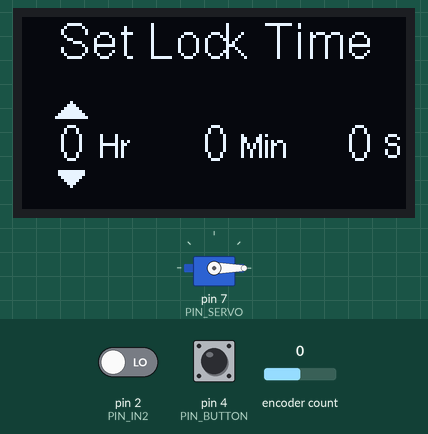
This sketch was run on a simulated Arduino Uno, built with avr-gcc and run on an emulated ATmega328P. On the bench: servo, 128×64 one-colour display. Inputs (shaded band) come from the test bench; at power-on: encoder count 0, pin 4 (PIN_BUTTON) HIGH, pin 2 (PIN_IN2) LOW. Random numbers use the default seed unless the sketch sets one.

Above: at 5.3 s.
5.4 s: encoder count set to 1
At 7.3 s:
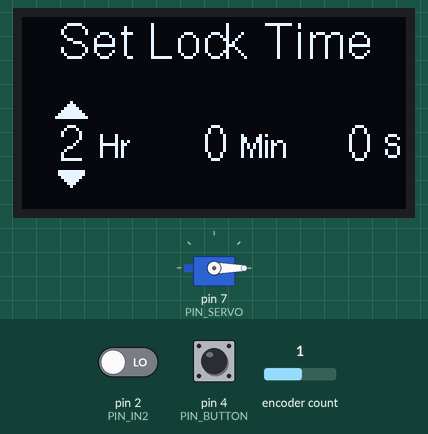
7.6 s: pin 4 (PIN_BUTTON) pulled LOW for 1 s
At 10.2 s:
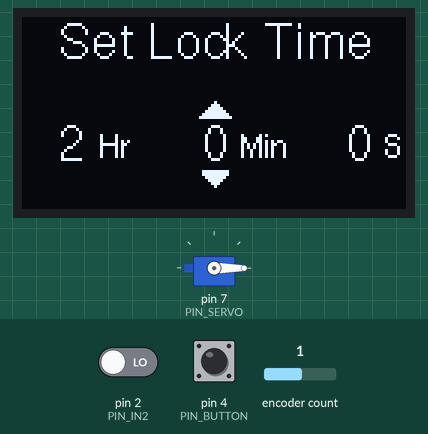
10.6 s: pin 4 (PIN_BUTTON) pulled LOW for 0.15 s
At 11.5 s:
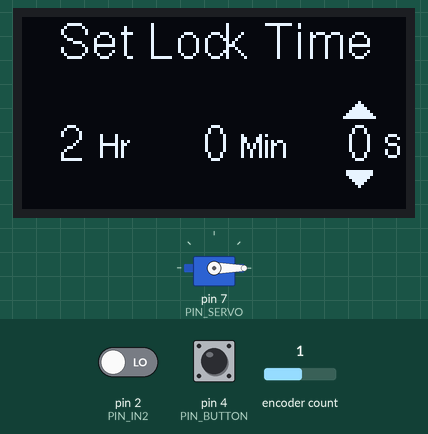
12.5 s: pin 4 (PIN_BUTTON) pulled LOW for 3.2 s
At 17.7 s:
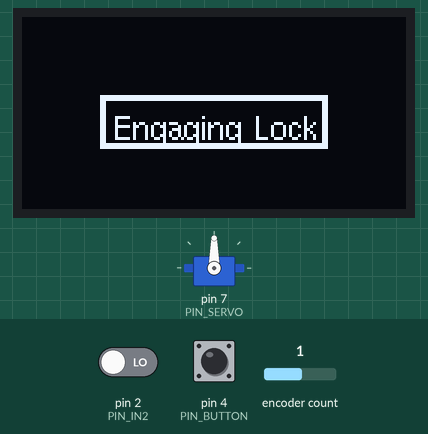
Timing chart, 0 to 19.2 s (numbered marks = the images above; inputs shaded):
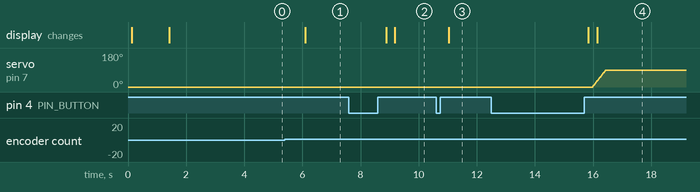

Measured:
- after the input at 5.4 s, the display: changes after 0.70 s (image 1)
- after the input at 7.6 s, the display: first changes after 1.3 s (image 2 shows a later state)
- after the input at 10.6 s, the display: changes after 0.44 s (image 3)
- after the input at 12.5 s, servo on pin 7 (PIN_SERVO): moves from 0° to 90° over 0.44 s, starting after 3.5 s

The sketch:

PhoneLock.ino
```cpp
#include <Arduino.h>
#include <RotaryEncoder.h>
#include <U8g2lib.h>
#include <SPI.h>
#include <Servo.h>

/*/------\*/
/*| Pins |*/
/*\------/*/
#define PIN_IN1 3 //Rotary Encoder
#define PIN_IN2 2 //Rotary Encoder
#define PIN_BUTTON 4 //Rotary Encoder Button
#define PIN_SERVO 7 // Servo Pin
#define PIN_POTENTIOMETER A0
#define THRESHOLD 670

/*/------------------------------------\*/
/*| Definitions for the Rotary Encoder |*/
/*\------------------------------------/*/
RotaryEncoder *encoder = nullptr; // Pointer to the rotary encoder instance.

void checkPosition(){
  /* Called by ISR, updates 'encoder' object */
  encoder->tick(); // Calling tick() to checks the state of the rotary encoder
}

/*/----------------------------------\*/
/*| Definitions for the OLED Display |*/
/*\----------------------------------/*/
U8G2_SH1106_128X64_NONAME_1_4W_SW_SPI u8g2(/*rotation=*/U8G2_R0, /*clock=*/13, /*data=*/11, /*cs=*/10, /*dc=*/ 9 , /* reset=*/8);

#define DISPLAY_WIDTH 128
#define DISPLAY_HEIGHT 64

/*/---------------------------------\*/
/*| Definitions for the servo motor |*/
/*\---------------------------------/*/
Servo servo;

struct menuItem
{
  // menuItem defines the position, text(value) and font to be displayed
  // Used by drawStrCentred()
  int16_t xOffset;		/* x offset from centre of screen */
  int16_t yOffset;		/* y offset from centre of screen */
  const char *value;  /* This is the text to be displayed */
  const uint8_t *font;  /* Pass U8g2lib fonts*/
};

menuItem menuItemTime[] =
{
  // This is the lock time that gets changed
  // Used by drawStrCentred()
  {-48, 12, "0", u8g2_font_helvR12_tf}, //Hours
  {0, 12, "0", u8g2_font_helvR12_tf}, //Minutes
  {48, 12, "0", u8g2_font_helvR12_tf} //Seconds
};

menuItem menuItemTimeLabel[] =
{
  // Lock time labels 'Hr','Min','s'
  // Used by drawStrCentred()
  {menuItemTime[0].xOffset + 14, 12, "Hr", u8g2_font_helvR08_tf},
  {menuItemTime[1].xOffset + 16, 12, "Min", u8g2_font_helvR08_tf},
  {menuItemTime[2].xOffset + 11, 12, "S", u8g2_font_helvR08_tf}
};

menuItem menuItemSLT = {0, -22, "Set Lock Time", u8g2_font_helvR12_tf}; //Set lock time text


menuItem menuItemSplashMessage[] =
{
  /* This defines the positions and fonts for
     the humorous text used in showLockSplash() */
  {0, -10, "0", u8g2_font_helvR12_tf},
  {0, 10, "0", u8g2_font_helvR12_tf},
};


const char *messages[] =
  {
    // Humorous messages:
    "Eating your phone...",
    "Reading your messages...",
    "Waiting...",
    "I am your self control",
    "Hacking the mainframe...",
    "Locked and loaded",
    "Are you watching?",
    "Reducing your screen time...",
    "Hopefully this works...",
    "Delicious silicon...",
    "La La La...",
    "Hold tight!",
    "New phone who dis"
  };

void setup() {
  Serial.begin(9600);
  /*/-------------------------------\*/
  /*| Initiating the Rotary Encoder |*/
  /*\-------------------------------/*/

  // Declaring the encoder object with the predefined pins
  encoder = new RotaryEncoder(PIN_IN1, PIN_IN2, RotaryEncoder::LatchMode::TWO03);

  // register interrupt routine
  attachInterrupt(digitalPinToInterrupt(PIN_IN1), checkPosition, CHANGE);
  attachInterrupt(digitalPinToInterrupt(PIN_IN2), checkPosition, CHANGE);


  pinMode(PIN_BUTTON,INPUT_PULLUP); // for the button

  // for the servo
  servo.attach(PIN_SERVO);
  servo.write(0);

  /*/-----------------------------\*/
  /*| Initiating the OLED Display |*/
  /*\-----------------------------/*/
  u8g2.begin();
  // displaying a splash screen
  drawAlert("PhoneLox");
  delay(1000);

}

void drawStrCentred(struct menuItem *item) {
  /*Takes a menuItem as a parameter, and draws it centred
    on the screen.*/
  u8g2.setFont(item->font);
  u8g2.setFontPosCenter();
  int x = DISPLAY_WIDTH/2 - u8g2.getStrWidth(item->value)/2 + item->xOffset;
  int y = DISPLAY_HEIGHT/2 + item->yOffset;
  u8g2.drawStr(x, y, item->value);
}

void drawAlert(const char *string){
  /*Pass a string literal as an argument,
    string is displayed on the screen*/
  u8g2.firstPage();
  do {
    u8g2.setFont(u8g2_font_helvR08_tf); //Setting helvetica font
    u8g2.drawButtonUTF8(64, 32+6, U8G2_BTN_SHADOW1|U8G2_BTN_HCENTER|U8G2_BTN_BW2, 0,  2,  2, string ); //Displaying the Alert
  } while ( u8g2.nextPage() );
}

void showSetLockTime(int cursorXPos){
  /* Pass the cursors x position and this will
     display the set lock time screen. */
  u8g2.firstPage();
  do {
    drawStrCentred(&menuItemSLT); //Set lock time text at the top
    for(int i = 0; i < 3; i++)
    {
      //Displaying the position/hours to be set
      drawStrCentred(&menuItemTime[i]);
      drawStrCentred(&menuItemTimeLabel[i]);
    }

    //Displaying the cursor
    u8g2.drawTriangle(cursorXPos, 28, cursorXPos - 5, 33, cursorXPos + 5, 33);
    u8g2.drawTriangle(cursorXPos, 56, cursorXPos - 4, 51, cursorXPos + 4, 51);
  } while ( u8g2.nextPage() );
}

int setLockTime(){
  /*Prompts user for the lock time and returns an int array of {hours,minutes,seconds}*/

  //Initializing local variables
  char pos = 0;
  int lockDuration[3] = {/*Hours=*/0, /*Minutes=*/0, /*Seconds=*/0};
  bool buttonState = 1;
  char buttonCounter, cursorXPos;
  buttonCounter = cursorXPos = 0;
  //Setting position of rotary encoder to 0
  encoder->setPosition(0);
  while(true){
    //Obtaining encoder position stored as pos
    pos = encoder->getPosition();

    // Defines where the triangle cursors x position should be using branchless coding to save storage
    cursorXPos = (buttonCounter == 0)*(DISPLAY_WIDTH/8) + (buttonCounter == 1)*(DISPLAY_WIDTH/2) + (buttonCounter == 2)*(112);

    char str[3][4];
    // Turning the hours, minutes and seconds set by user
    // Into strings and storing them in the respective menuItems
    for(int i = 0; i < 3; i++){
      sprintf(str[i], "%d", lockDuration[i]);
      menuItemTime[i].value = str[i];
    }

    //Run the setLockTime Screen
    showSetLockTime(cursorXPos);

    // Reading the button
    buttonState = digitalRead(PIN_BUTTON);

    // This is the logic for the switch on the rotary encoder
    if (buttonState == 0) {
        buttonCounter++;
        encoder->setPosition(0);
        while(buttonState == 0){
          buttonState = digitalRead(PIN_BUTTON);
        }
    }
    // Making sure values of hours, minutes and seconds cannot exceed 60
    else if (pos < 0) {
      encoder->setPosition(0);
    }
    else if (pos > 60){
      encoder->setPosition(60);
    }

    //Setting time to position based on how many times the button has been pressed
    if (buttonCounter > 2){
      int (*lockDurationPtr)[3] = &lockDuration;
      return lockDurationPtr;
    }
    else {
      lockDuration[buttonCounter] = pos;
    }
  }
}

void showLockSplash(){
  /*Takes no arguments and
    displays *messages[] on the screen*/

  randomSeed(millis()); //Random number based on elapsed time
  //This is used to select a random message
  unsigned char randomInt = random(sizeof(messages)/sizeof(char*));
  unsigned char sizeOfString = strlen(messages[randomInt]);
  unsigned char overflowLength = 15;

  // Storing the current message (string literal) as currentMessage
  const char* currentMessage = messages[randomInt];

  // If the string is longer than overflowLength it gets split
  //Takes about 75ms
  if (sizeOfString > overflowLength){
    // Splitting the string into two using pointer arithmetics for speed
    char* firstPart = new char[overflowLength + 1];
    strncpy(firstPart, currentMessage, overflowLength);
    firstPart[overflowLength] = '\0';

    const char* secondPart = currentMessage + overflowLength;

    u8g2.firstPage();
    do {
    // Printing the strings centred
    menuItemSplashMessage[0].yOffset = -10;
    menuItemSplashMessage[0].value = firstPart;
    menuItemSplashMessage[1].value = secondPart;
    drawStrCentred(&menuItemSplashMessage[0]);
    drawStrCentred(&menuItemSplashMessage[1]);
    } while ( u8g2.nextPage() );
    delete[] firstPart;
  }
  // If the string is shorter than overflowLength
  else{
    u8g2.firstPage();
    do {
      // Display string
      menuItemSplashMessage[0].yOffset = 0;
      menuItemSplashMessage[0].value = currentMessage;
      drawStrCentred(&menuItemSplashMessage[0]);
    } while ( u8g2.nextPage() );
  }
}

bool doorOpen(){
  /* Checks whether the door is open,
    if so returns true */
  int sensorValue = analogRead(PIN_POTENTIOMETER); // Read the potentiometer
  return (sensorValue > THRESHOLD); //true if door is open
}

void lock(char lockHours, char lockMinutes, char lockSeconds){
  /*Takes three parameters:
  - char lockHours
  - char lockMinutes
  - char lockSeconds
   Locks the phoneLox for that amount of time*/

  //initial time
  unsigned long t1 = millis();
  //lock time in seconds
  int lockTime = lockHours*60*60 + lockMinutes*60 +lockSeconds;

  //Check if door is open
  //If so, ask for it to be closed & check
  bool doorIsOpen = doorOpen();
  drawAlert("Please close door");
  // Loops whilst the the door is open, and prevents other code running
  while(doorIsOpen){
    doorIsOpen = doorOpen();
    delay(1);
  }

  // Displaying engaging lock text
  drawAlert("Engaging Lock");
  // Engaging servo lock
  for (int x = 0; x <= 90; x++){
    servo.write(x);
    delay(5);
  }

  while(true){
    unsigned long t2 = millis();
    //If the lockTime equals time elapsed
    if(lockTime <= (t2-t1)/1000){
      //Unlock Door
      for (int x = 90; x > 0; x--){
        servo.write(x);
        delay(5);
      }
      // Displaying disengaging lock text
      drawAlert("Please take your phone :)");
      delay(1000);
      return;
    }
    // Every 10 seconds display lockSplash
    else if((t2-t1) % 10000 == 0){
      showLockSplash();
    }
  }
}

void loop() {
  // put your main code here, to run repeatedly:
  int* lockTime = setLockTime();
  lock(lockTime[0],lockTime[1],lockTime[2]);
}
```
